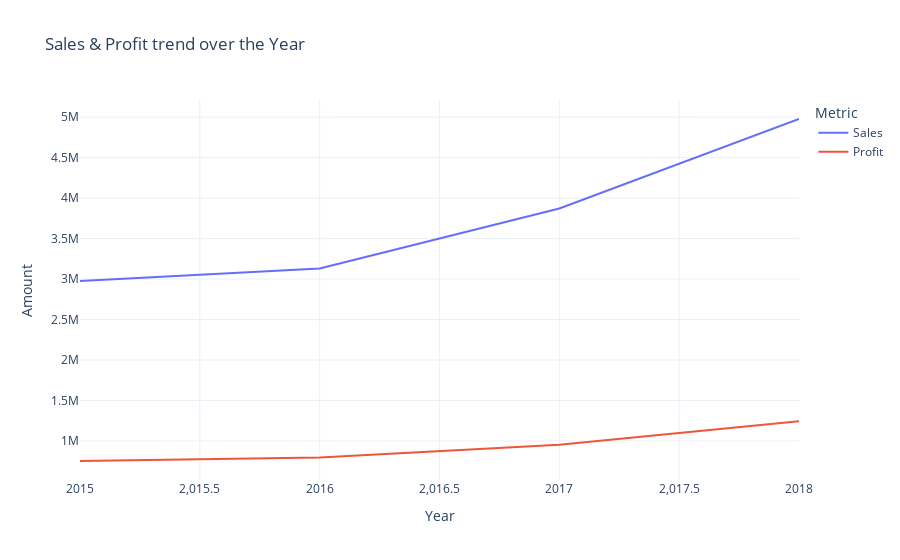

Write notebook code for a chart like this one.
### Code cell
# finding & representing the trend between Sales & Profit over Years
df["Year"] = df["Order Date"].dt.year
yearly_summary = df.groupby("Year").agg({"Sales" : "sum", "Profit" : "sum"}).reset_index()
fig = px.line(yearly_summary, x = "Year", y = ["Sales", "Profit"], title = "Sales & Profit trend over the Year",  
labels={'value': 'Amount', 'variable': 'Metric'})
fig.update_layout(xaxis_title='Year', yaxis_title='Amount', legend_title='Metric', template='plotly_white')

fig.show()

### Figure 1 — Plotly figure (JSON) as saved in the notebook; plotly's stock layout.template omitted (floating-point values rounded to 4 significant figures)
{"data": [{"hovertemplate": "Metric=Sales<br>Year=%{x}<br>Amount=%{y}<extra></extra>", "legendgroup": "Sales", "line": {"color": "#636efa", "dash": "solid"}, "marker": {"symbol": "circle"}, "mode": "lines", "name": "Sales", "orientation": "v", "showlegend": true, "type": "scatter", "x": [2015, 2016, 2017, 2018], "xaxis": "x", "y": [2975599, 3131959, 3871912, 4977512], "yaxis": "y"}, {"hovertemplate": "Metric=Profit<br>Year=%{x}<br>Amount=%{y}<extra></extra>", "legendgroup": "Profit", "line": {"color": "#EF553B", "dash": "solid"}, "marker": {"symbol": "circle"}, "mode": "lines", "name": "Profit", "orientation": "v", "showlegend": true, "type": "scatter", "x": [2015, 2016, 2017, 2018], "xaxis": "x", "y": [752500.0, 797200.0, 953200.0, 1244000.0], "yaxis": "y"}], "layout": {"autosize": true, "legend": {"title": {"text": "Metric"}, "tracegroupgap": 0}, "title": {"text": "Sales & Profit trend over the Year"}, "xaxis": {"anchor": "y", "autorange": true, "domain": [0, 1], "range": [2015, 2018], "title": {"text": "Year"}, "type": "linear"}, "yaxis": {"anchor": "x", "autorange": true, "domain": [0, 1], "range": [517800.0, 5212000.0], "title": {"text": "Amount"}, "type": "linear"}}}
